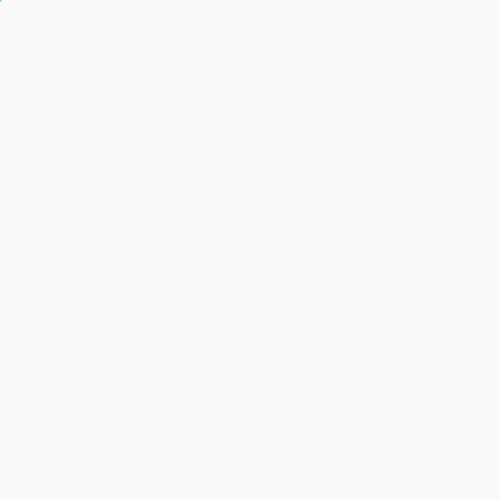
Frame 1 (no input)
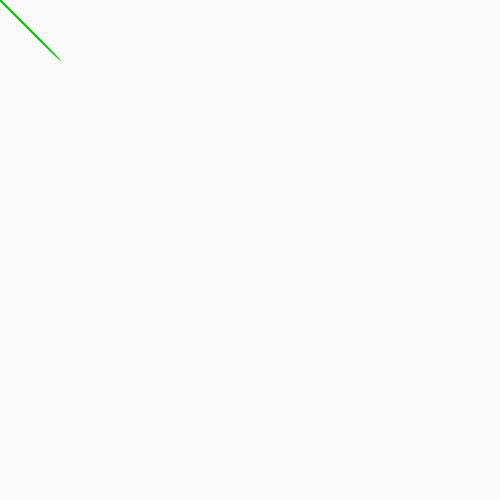
Frame 60 (the mouse pressed at the canvas centre just before this capture)
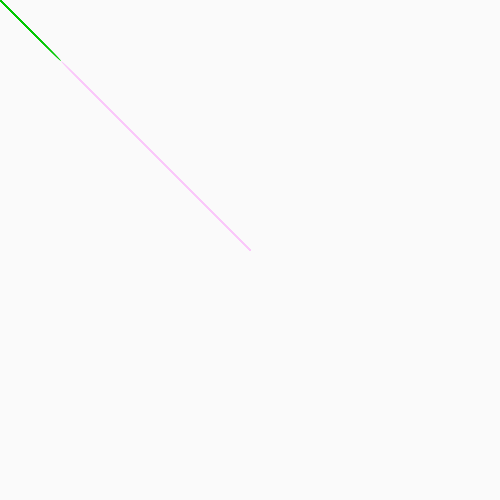
Frame 120 (the mouse held since frame 60 and released just before this capture)

The Processing sketch that drew these frames (run headless with seeded random() and noise(); from frame 60 on, the mouse is pressed at the canvas centre):

// Processing sketch: processing_146056
// ── processing_146056.pde

float Space= 1;

void setup() {
  size(500,500);
  background(250);
  loop();
}
 
void draw() {
  fill(mouseX,0, mouseY);
  stroke(mouseX, 200, mouseY);
  strokeWeight(.7);
  line(Space, Space, mouseX,mouseY);
   
  Space = Space+1;
  if ( Space == width ){ 
    Space = 1;
  }
}
